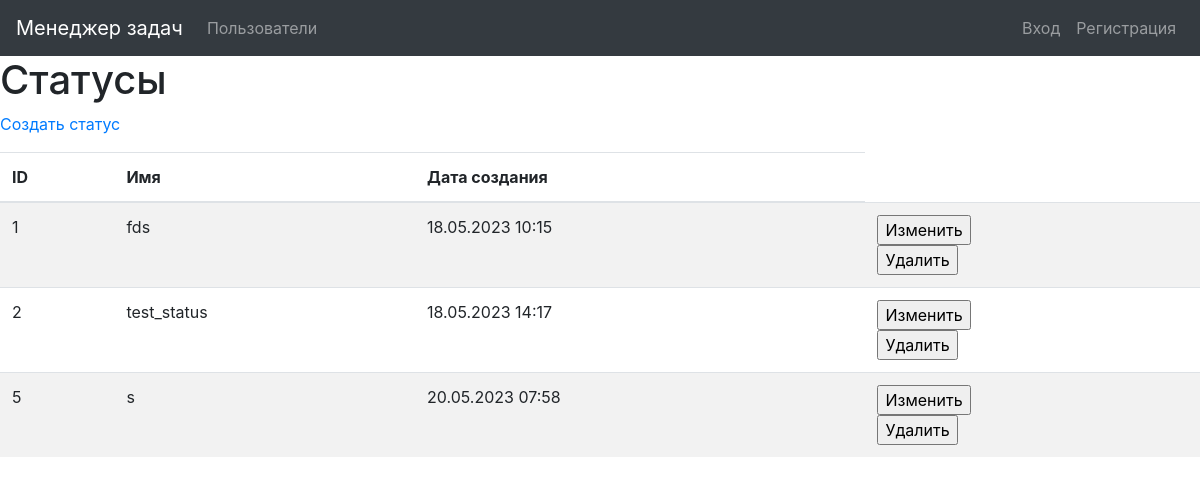
Page /statuses/ on the earlier database version.
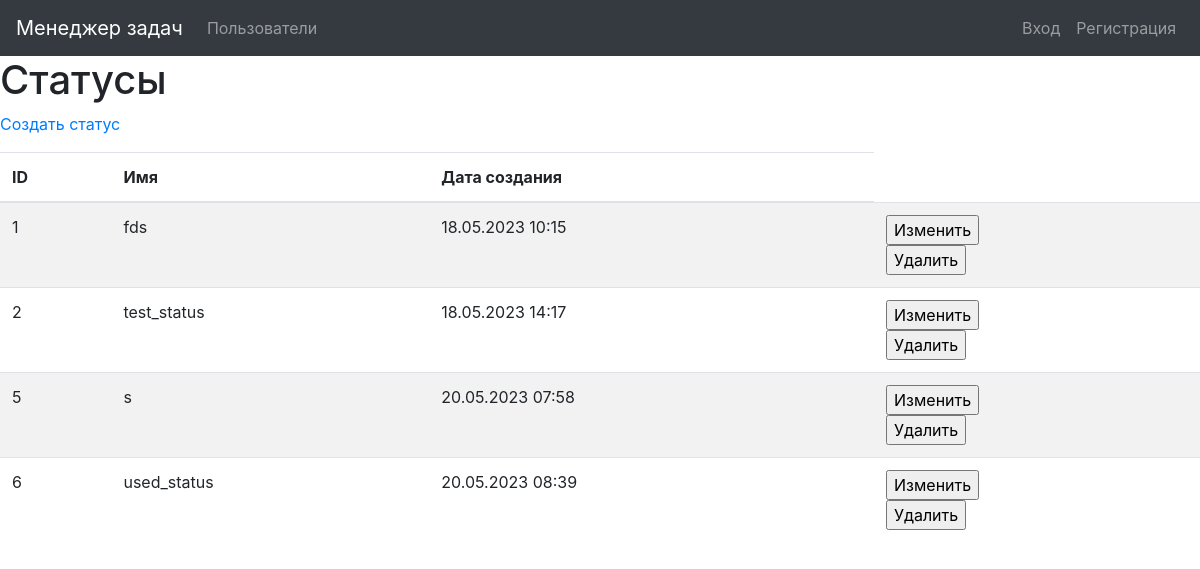
Same page on the later database version.
### task_manager/statuses/models.py (models this page shows, shortened)
class Status(models.Model):
    name = models.CharField(_('Name'), max_length=100, unique=True)
    created_at = models.DateTimeField(default=timezone.now)

### task_manager/statuses/views.py (the view)
# urls.py: path('', views.StatusesListView.as_view(),
class StatusesListView(ListView):
    model = Status
    template_name = 'status/status_list.html'
    context_object_name = 'statuses'

### task_manager/templates/status/status_list.html (shortened to what this page needs)
{% extends "base.html" %}
{% block content %}
{% load i18n %}
<h1>{% translate "Statuses" %}</h1>
<p><a href="{% url 'status_create' %}">{% translate "Create status" %}</a></p>
<div class="table-responsive">
  <table class="table table-striped">
    <thead>
      <tr>
        <th>ID</th>
        <th>{% translate "Name" %}</th>
        <th>{% translate "Creation date" %}</th>
      </tr>
    </thead>
    <tbody>
    {% for status in statuses %}
      <tr>
        <td>{{ status.id }}</td>
        <td>{{ status.name }}</td>
        <td>{{ status.created_at|date:"d.m.Y H:i" }}</td>
        <td>
          <form action="{% url 'status_update' pk=status.id %}" method="get">
          <input type="submit" value="Изменить">
          </form>
          <form action="{% url 'status_delete' pk=status.id %}" method="get">
          <input type="submit" value="Удалить">
          </form>
        </td>
      </tr>
      {% endfor %}
      </tbody>
</table>
  </div>
{% endblock %}

Differences in the rows shown:
added Status: id "6", name "used_status", created_at "20.05.2023 08:39"
